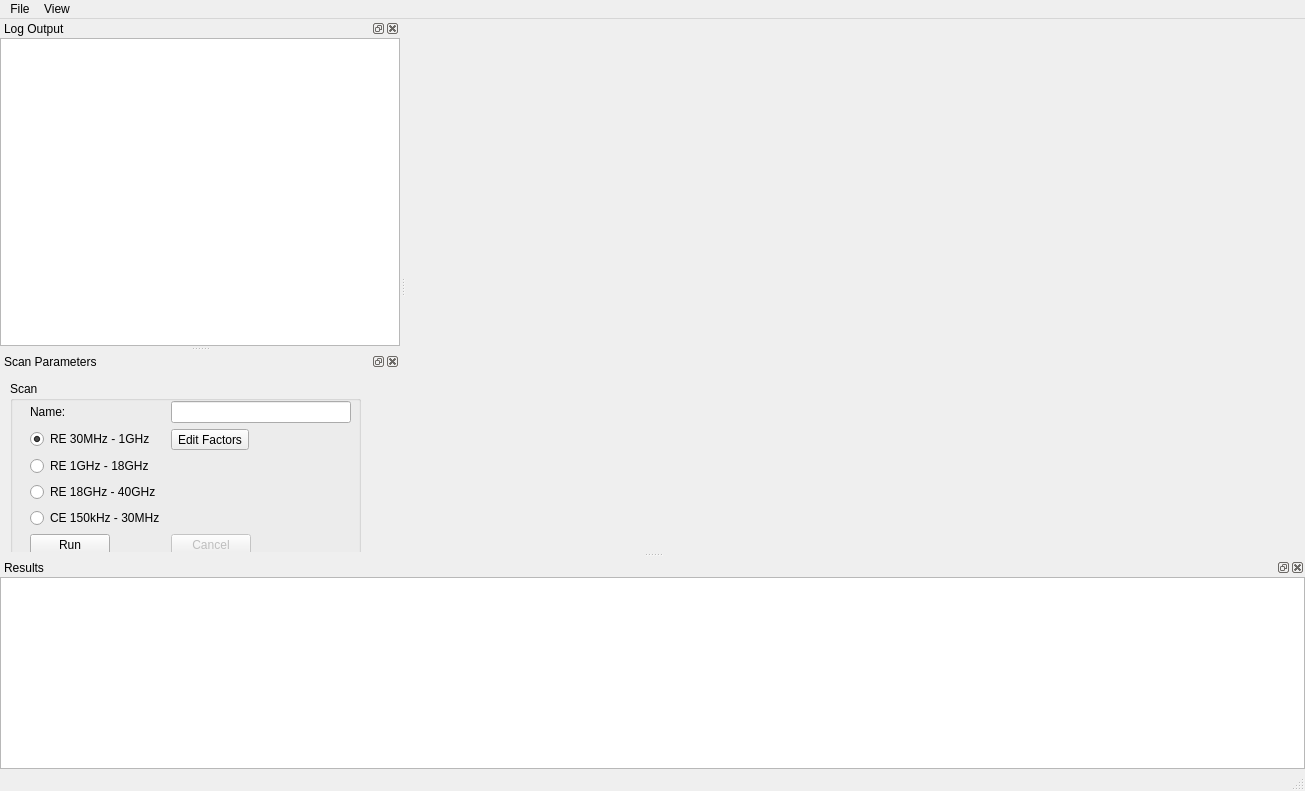
<?xml version="1.0" encoding="UTF-8"?>
<ui version="4.0">
 <class>ccMain</class>
 <widget class="QMainWindow" name="ccMain">
  <property name="enabled">
   <bool>true</bool>
  </property>
  <property name="geometry">
   <rect>
    <x>0</x>
    <y>0</y>
    <width>1305</width>
    <height>791</height>
   </rect>
  </property>
  <property name="sizePolicy">
   <sizepolicy hsizetype="Preferred" vsizetype="Preferred">
    <horstretch>0</horstretch>
    <verstretch>0</verstretch>
   </sizepolicy>
  </property>
  <property name="minimumSize">
   <size>
    <width>950</width>
    <height>450</height>
   </size>
  </property>
  <property name="windowTitle">
   <string>EasyCC</string>
  </property>
  <widget class="QWidget" name="centralwidget">
   <layout class="QVBoxLayout" name="verticalLayout">
    <item>
     <widget class="MplWidget" name="mplWidget" native="true"/>
    </item>
   </layout>
  </widget>
  <widget class="QMenuBar" name="menubar">
   <property name="geometry">
    <rect>
     <x>0</x>
     <y>0</y>
     <width>1305</width>
     <height>18</height>
    </rect>
   </property>
   <widget class="QMenu" name="menuFile">
    <property name="title">
     <string>File</string>
    </property>
    <addaction name="actionSettings"/>
    <addaction name="separator"/>
    <addaction name="actionSave"/>
    <addaction name="actionExit"/>
   </widget>
   <widget class="QMenu" name="menuView">
    <property name="title">
     <string>View</string>
    </property>
    <addaction name="actionViewScan"/>
    <addaction name="actionViewResults"/>
    <addaction name="actionViewLogOutput"/>
   </widget>
   <addaction name="menuFile"/>
   <addaction name="menuView"/>
  </widget>
  <widget class="QStatusBar" name="statusbar"/>
  <widget class="QDockWidget" name="resultsDock">
   <property name="sizePolicy">
    <sizepolicy hsizetype="Expanding" vsizetype="Expanding">
     <horstretch>0</horstretch>
     <verstretch>0</verstretch>
    </sizepolicy>
   </property>
   <property name="minimumSize">
    <size>
     <width>0</width>
     <height>0</height>
    </size>
   </property>
   <property name="windowTitle">
    <string>Results</string>
   </property>
   <attribute name="dockWidgetArea">
    <number>8</number>
   </attribute>
   <widget class="QWidget" name="resultsDockContents">
    <layout class="QVBoxLayout" name="resultsDockLayout">
     <property name="spacing">
      <number>0</number>
     </property>
     <property name="leftMargin">
      <number>0</number>
     </property>
     <property name="topMargin">
      <number>0</number>
     </property>
     <property name="rightMargin">
      <number>0</number>
     </property>
     <property name="bottomMargin">
      <number>0</number>
     </property>
     <item>
      <widget class="QTableView" name="resultTable"/>
     </item>
    </layout>
   </widget>
  </widget>
  <widget class="QDockWidget" name="logDock">
   <property name="sizePolicy">
    <sizepolicy hsizetype="Expanding" vsizetype="Expanding">
     <horstretch>0</horstretch>
     <verstretch>0</verstretch>
    </sizepolicy>
   </property>
   <property name="minimumSize">
    <size>
     <width>400</width>
     <height>100</height>
    </size>
   </property>
   <property name="windowTitle">
    <string>Log Output</string>
   </property>
   <attribute name="dockWidgetArea">
    <number>1</number>
   </attribute>
   <widget class="QWidget" name="logDockContents">
    <layout class="QVBoxLayout" name="logDockLayout">
     <property name="spacing">
      <number>0</number>
     </property>
     <property name="leftMargin">
      <number>0</number>
     </property>
     <property name="topMargin">
      <number>0</number>
     </property>
     <property name="rightMargin">
      <number>0</number>
     </property>
     <property name="bottomMargin">
      <number>0</number>
     </property>
     <item>
      <widget class="QTextBrowser" name="logOutput"/>
     </item>
    </layout>
   </widget>
  </widget>
  <widget class="QDockWidget" name="scanDock">
   <property name="sizePolicy">
    <sizepolicy hsizetype="Minimum" vsizetype="Maximum">
     <horstretch>0</horstretch>
     <verstretch>0</verstretch>
    </sizepolicy>
   </property>
   <property name="minimumSize">
    <size>
     <width>375</width>
     <height>200</height>
    </size>
   </property>
   <property name="windowTitle">
    <string>Scan Parameters</string>
   </property>
   <attribute name="dockWidgetArea">
    <number>1</number>
   </attribute>
   <widget class="QWidget" name="scanDockContents">
    <widget class="QGroupBox" name="scanGroup">
     <property name="geometry">
      <rect>
       <x>10</x>
       <y>10</y>
       <width>351</width>
       <height>261</height>
      </rect>
     </property>
     <property name="sizePolicy">
      <sizepolicy hsizetype="Minimum" vsizetype="Preferred">
       <horstretch>0</horstretch>
       <verstretch>0</verstretch>
      </sizepolicy>
     </property>
     <property name="minimumSize">
      <size>
       <width>175</width>
       <height>0</height>
      </size>
     </property>
     <property name="title">
      <string>Scan</string>
     </property>
     <widget class="QWidget" name="layoutWidget">
      <property name="geometry">
       <rect>
        <x>20</x>
        <y>20</y>
        <width>321</width>
        <height>201</height>
       </rect>
      </property>
      <layout class="QFormLayout" name="formLayout">
       <property name="sizeConstraint">
        <enum>QLayout::SetMinimumSize</enum>
       </property>
       <property name="fieldGrowthPolicy">
        <enum>QFormLayout::ExpandingFieldsGrow</enum>
       </property>
       <item row="0" column="0">
        <widget class="QLabel" name="nameLabel">
         <property name="text">
          <string>Name: </string>
         </property>
        </widget>
       </item>
       <item row="0" column="1">
        <widget class="QLineEdit" name="nameEdit">
         <property name="sizePolicy">
          <sizepolicy hsizetype="Expanding" vsizetype="Fixed">
           <horstretch>0</horstretch>
           <verstretch>0</verstretch>
          </sizepolicy>
         </property>
        </widget>
       </item>
       <item row="1" column="0">
        <widget class="QRadioButton" name="radioRElf">
         <property name="text">
          <string>RE 30MHz - 1GHz</string>
         </property>
         <property name="checked">
          <bool>true</bool>
         </property>
        </widget>
       </item>
       <item row="1" column="1">
        <widget class="QToolButton" name="editFactorsButton">
         <property name="toolTip">
          <string/>
         </property>
         <property name="text">
          <string>Edit Factors</string>
         </property>
        </widget>
       </item>
       <item row="2" column="0">
        <widget class="QRadioButton" name="radioREmf">
         <property name="text">
          <string>RE 1GHz - 18GHz</string>
         </property>
        </widget>
       </item>
       <item row="3" column="0">
        <widget class="QRadioButton" name="radioREhf">
         <property name="text">
          <string>RE 18GHz - 40GHz</string>
         </property>
        </widget>
       </item>
       <item row="4" column="0">
        <widget class="QRadioButton" name="radioCE">
         <property name="text">
          <string>CE 150kHz - 30MHz</string>
         </property>
        </widget>
       </item>
       <item row="5" column="1">
        <widget class="QPushButton" name="cancelButton">
         <property name="enabled">
          <bool>false</bool>
         </property>
         <property name="text">
          <string>Cancel</string>
         </property>
        </widget>
       </item>
       <item row="5" column="0">
        <widget class="QPushButton" name="runButton">
         <property name="sizePolicy">
          <sizepolicy hsizetype="Fixed" vsizetype="Fixed">
           <horstretch>0</horstretch>
           <verstretch>0</verstretch>
          </sizepolicy>
         </property>
         <property name="text">
          <string>Run</string>
         </property>
        </widget>
       </item>
      </layout>
     </widget>
    </widget>
   </widget>
  </widget>
  <action name="actionAbout">
   <property name="text">
    <string>About</string>
   </property>
  </action>
  <action name="actionExit">
   <property name="text">
    <string>Exit</string>
   </property>
   <property name="shortcut">
    <string>Ctrl+Q</string>
   </property>
  </action>
  <action name="actionSettings">
   <property name="text">
    <string>Se&amp;ttings</string>
   </property>
   <property name="toolTip">
    <string>Settings</string>
   </property>
   <property name="shortcut">
    <string>Ctrl+T</string>
   </property>
  </action>
  <action name="actionSave">
   <property name="text">
    <string>&amp;Save</string>
   </property>
   <property name="shortcut">
    <string>Ctrl+S</string>
   </property>
  </action>
  <action name="actionViewResults">
   <property name="checkable">
    <bool>true</bool>
   </property>
   <property name="checked">
    <bool>true</bool>
   </property>
   <property name="text">
    <string>&amp;Results</string>
   </property>
   <property name="shortcut">
    <string>Ctrl+R</string>
   </property>
  </action>
  <action name="actionViewLogOutput">
   <property name="checkable">
    <bool>true</bool>
   </property>
   <property name="checked">
    <bool>false</bool>
   </property>
   <property name="text">
    <string>&amp;Log Output</string>
   </property>
   <property name="shortcut">
    <string>Ctrl+L</string>
   </property>
  </action>
  <action name="actionViewScan">
   <property name="checkable">
    <bool>true</bool>
   </property>
   <property name="checked">
    <bool>true</bool>
   </property>
   <property name="text">
    <string>Scan</string>
   </property>
  </action>
 </widget>
 <customwidgets>
  <customwidget>
   <class>MplWidget</class>
   <extends>QWidget</extends>
   <header>mplwidget.h</header>
   <container>1</container>
  </customwidget>
 </customwidgets>
 <resources/>
 <connections>
  <connection>
   <sender>runButton</sender>
   <signal>clicked()</signal>
   <receiver>ccMain</receiver>
   <slot>runSlot()</slot>
   <hints>
    <hint type="sourcelabel">
     <x>86</x>
     <y>174</y>
    </hint>
    <hint type="destinationlabel">
     <x>51</x>
     <y>178</y>
    </hint>
   </hints>
  </connection>
  <connection>
   <sender>actionSettings</sender>
   <signal>triggered()</signal>
   <receiver>ccMain</receiver>
   <slot>showSettingsSlot()</slot>
   <hints>
    <hint type="sourcelabel">
     <x>-1</x>
     <y>-1</y>
    </hint>
    <hint type="destinationlabel">
     <x>474</x>
     <y>224</y>
    </hint>
   </hints>
  </connection>
  <connection>
   <sender>actionExit</sender>
   <signal>triggered()</signal>
   <receiver>ccMain</receiver>
   <slot>close()</slot>
   <hints>
    <hint type="sourcelabel">
     <x>-1</x>
     <y>-1</y>
    </hint>
    <hint type="destinationlabel">
     <x>474</x>
     <y>224</y>
    </hint>
   </hints>
  </connection>
  <connection>
   <sender>radioCE</sender>
   <signal>clicked()</signal>
   <receiver>ccMain</receiver>
   <slot>ceSelectSlot()</slot>
   <hints>
    <hint type="sourcelabel">
     <x>45</x>
     <y>153</y>
    </hint>
    <hint type="destinationlabel">
     <x>30</x>
     <y>189</y>
    </hint>
   </hints>
  </connection>
  <connection>
   <sender>radioREhf</sender>
   <signal>clicked()</signal>
   <receiver>ccMain</receiver>
   <slot>hfSelectSlot()</slot>
   <hints>
    <hint type="sourcelabel">
     <x>44</x>
     <y>135</y>
    </hint>
    <hint type="destinationlabel">
     <x>40</x>
     <y>166</y>
    </hint>
   </hints>
  </connection>
  <connection>
   <sender>radioREmf</sender>
   <signal>clicked()</signal>
   <receiver>ccMain</receiver>
   <slot>mfSelectSlot()</slot>
   <hints>
    <hint type="sourcelabel">
     <x>55</x>
     <y>117</y>
    </hint>
    <hint type="destinationlabel">
     <x>20</x>
     <y>148</y>
    </hint>
   </hints>
  </connection>
  <connection>
   <sender>radioRElf</sender>
   <signal>clicked()</signal>
   <receiver>ccMain</receiver>
   <slot>lfSelectSlot()</slot>
   <hints>
    <hint type="sourcelabel">
     <x>61</x>
     <y>97</y>
    </hint>
    <hint type="destinationlabel">
     <x>42</x>
     <y>127</y>
    </hint>
   </hints>
  </connection>
  <connection>
   <sender>nameEdit</sender>
   <signal>returnPressed()</signal>
   <receiver>ccMain</receiver>
   <slot>runSlot()</slot>
   <hints>
    <hint type="sourcelabel">
     <x>219</x>
     <y>79</y>
    </hint>
    <hint type="destinationlabel">
     <x>269</x>
     <y>80</y>
    </hint>
   </hints>
  </connection>
  <connection>
   <sender>actionViewResults</sender>
   <signal>toggled(bool)</signal>
   <receiver>ccMain</receiver>
   <slot>toggleResultsSlot()</slot>
   <hints>
    <hint type="sourcelabel">
     <x>-1</x>
     <y>-1</y>
    </hint>
    <hint type="destinationlabel">
     <x>474</x>
     <y>224</y>
    </hint>
   </hints>
  </connection>
  <connection>
   <sender>actionViewLogOutput</sender>
   <signal>toggled(bool)</signal>
   <receiver>ccMain</receiver>
   <slot>toggleLogSlot()</slot>
   <hints>
    <hint type="sourcelabel">
     <x>-1</x>
     <y>-1</y>
    </hint>
    <hint type="destinationlabel">
     <x>474</x>
     <y>224</y>
    </hint>
   </hints>
  </connection>
  <connection>
   <sender>resultsDock</sender>
   <signal>visibilityChanged(bool)</signal>
   <receiver>ccMain</receiver>
   <slot>resultDockChangedSlot()</slot>
   <hints>
    <hint type="sourcelabel">
     <x>211</x>
     <y>595</y>
    </hint>
    <hint type="destinationlabel">
     <x>664</x>
     <y>23</y>
    </hint>
   </hints>
  </connection>
  <connection>
   <sender>logDock</sender>
   <signal>visibilityChanged(bool)</signal>
   <receiver>ccMain</receiver>
   <slot>logDockChangedSlot()</slot>
   <hints>
    <hint type="sourcelabel">
     <x>492</x>
     <y>582</y>
    </hint>
    <hint type="destinationlabel">
     <x>695</x>
     <y>388</y>
    </hint>
   </hints>
  </connection>
  <connection>
   <sender>cancelButton</sender>
   <signal>clicked()</signal>
   <receiver>ccMain</receiver>
   <slot>cancelSlot()</slot>
   <hints>
    <hint type="sourcelabel">
     <x>161</x>
     <y>170</y>
    </hint>
    <hint type="destinationlabel">
     <x>260</x>
     <y>174</y>
    </hint>
   </hints>
  </connection>
  <connection>
   <sender>actionViewScan</sender>
   <signal>triggered()</signal>
   <receiver>ccMain</receiver>
   <slot>toggleScanSlot()</slot>
   <hints>
    <hint type="sourcelabel">
     <x>-1</x>
     <y>-1</y>
    </hint>
    <hint type="destinationlabel">
     <x>639</x>
     <y>387</y>
    </hint>
   </hints>
  </connection>
  <connection>
   <sender>scanDock</sender>
   <signal>visibilityChanged(bool)</signal>
   <receiver>ccMain</receiver>
   <slot>scanDockChangedSlot()</slot>
   <hints>
    <hint type="sourcelabel">
     <x>199</x>
     <y>164</y>
    </hint>
    <hint type="destinationlabel">
     <x>639</x>
     <y>387</y>
    </hint>
   </hints>
  </connection>
  <connection>
   <sender>editFactorsButton</sender>
   <signal>clicked()</signal>
   <receiver>ccMain</receiver>
   <slot>editFactorsSlot()</slot>
   <hints>
    <hint type="sourcelabel">
     <x>170</x>
     <y>90</y>
    </hint>
    <hint type="destinationlabel">
     <x>497</x>
     <y>104</y>
    </hint>
   </hints>
  </connection>
 </connections>
 <slots>
  <slot>runSlot()</slot>
  <slot>showSettingsSlot()</slot>
  <slot>ceSelectSlot()</slot>
  <slot>lfSelectSlot()</slot>
  <slot>mfSelectSlot()</slot>
  <slot>hfSelectSlot()</slot>
  <slot>toggleResultsSlot()</slot>
  <slot>toggleLogSlot()</slot>
  <slot>logDockChangedSlot()</slot>
  <slot>resultDockChangedSlot()</slot>
  <slot>cancelSlot()</slot>
  <slot>toggleScanSlot()</slot>
  <slot>scanDockChangedSlot()</slot>
  <slot>editFactorsSlot()</slot>
 </slots>
</ui>
